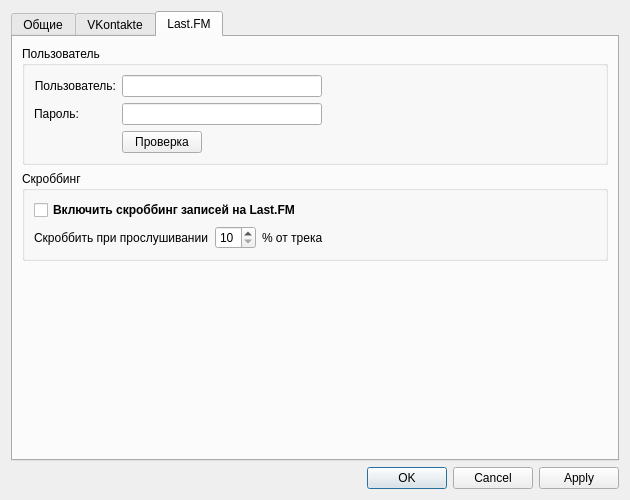
<?xml version="1.0" encoding="UTF-8"?>
<ui version="4.0">
 <class>wndSettings</class>
 <widget class="QDialog" name="wndSettings">
  <property name="geometry">
   <rect>
    <x>0</x>
    <y>0</y>
    <width>630</width>
    <height>500</height>
   </rect>
  </property>
  <property name="windowTitle">
   <string>Настройки</string>
  </property>
  <layout class="QVBoxLayout" name="verticalLayout">
   <item>
    <widget class="QTabWidget" name="tabMain">
     <property name="tabPosition">
      <enum>QTabWidget::North</enum>
     </property>
     <property name="currentIndex">
      <number>2</number>
     </property>
     <property name="elideMode">
      <enum>Qt::ElideNone</enum>
     </property>
     <widget class="QWidget" name="tab">
      <attribute name="icon">
       <iconset resource="../../res/res.qrc">
        <normaloff>:/icons/vkmm.png</normaloff>:/icons/vkmm.png</iconset>
      </attribute>
      <attribute name="title">
       <string>Общие</string>
      </attribute>
      <layout class="QVBoxLayout" name="verticalLayout_5">
       <item>
        <widget class="QTabWidget" name="tabMainInner">
         <property name="currentIndex">
          <number>0</number>
         </property>
         <widget class="QWidget" name="tab_4">
          <attribute name="title">
           <string>Сеть</string>
          </attribute>
          <layout class="QVBoxLayout" name="verticalLayout_9">
           <item>
            <widget class="QGroupBox" name="groupBox_3">
             <property name="title">
              <string>Прокси</string>
             </property>
             <layout class="QVBoxLayout" name="verticalLayout_6">
              <item>
               <layout class="QFormLayout" name="formLayout_2">
                <property name="fieldGrowthPolicy">
                 <enum>QFormLayout::ExpandingFieldsGrow</enum>
                </property>
                <item row="0" column="0">
                 <widget class="QLabel" name="label_7">
                  <property name="text">
                   <string>Тип:</string>
                  </property>
                 </widget>
                </item>
                <item row="0" column="1">
                 <widget class="QComboBox" name="proxyType"/>
                </item>
                <item row="1" column="0">
                 <widget class="QLabel" name="label_8">
                  <property name="text">
                   <string>Адрес:</string>
                  </property>
                 </widget>
                </item>
                <item row="1" column="1">
                 <layout class="QHBoxLayout" name="horizontalLayout">
                  <item>
                   <widget class="QLineEdit" name="proxyAddr">
                    <property name="maximumSize">
                     <size>
                      <width>300</width>
                      <height>16777215</height>
                     </size>
                    </property>
                   </widget>
                  </item>
                  <item>
                   <widget class="QLabel" name="label_9">
                    <property name="text">
                     <string>Порт:</string>
                    </property>
                   </widget>
                  </item>
                  <item>
                   <widget class="QSpinBox" name="proxyPort">
                    <property name="maximum">
                     <number>65536</number>
                    </property>
                   </widget>
                  </item>
                  <item>
                   <spacer name="horizontalSpacer">
                    <property name="orientation">
                     <enum>Qt::Horizontal</enum>
                    </property>
                    <property name="sizeHint" stdset="0">
                     <size>
                      <width>40</width>
                      <height>20</height>
                     </size>
                    </property>
                   </spacer>
                  </item>
                 </layout>
                </item>
                <item row="3" column="0">
                 <widget class="QLabel" name="label_10">
                  <property name="text">
                   <string>Логин:</string>
                  </property>
                 </widget>
                </item>
                <item row="3" column="1">
                 <widget class="QLineEdit" name="proxyLogin">
                  <property name="maximumSize">
                   <size>
                    <width>300</width>
                    <height>16777215</height>
                   </size>
                  </property>
                 </widget>
                </item>
                <item row="4" column="0">
                 <widget class="QLabel" name="label_11">
                  <property name="text">
                   <string>Пароль:</string>
                  </property>
                 </widget>
                </item>
                <item row="4" column="1">
                 <widget class="QLineEdit" name="proxyPasswd">
                  <property name="maximumSize">
                   <size>
                    <width>300</width>
                    <height>16777215</height>
                   </size>
                  </property>
                  <property name="echoMode">
                   <enum>QLineEdit::Password</enum>
                  </property>
                 </widget>
                </item>
               </layout>
              </item>
             </layout>
            </widget>
           </item>
           <item>
            <widget class="QGroupBox" name="groupBox_4">
             <property name="title">
              <string>Обновления</string>
             </property>
             <layout class="QVBoxLayout" name="verticalLayout_7">
              <item>
               <widget class="QCheckBox" name="updatesEnable">
                <property name="text">
                 <string>Проверять обновления программы</string>
                </property>
               </widget>
              </item>
             </layout>
            </widget>
           </item>
           <item>
            <spacer name="verticalSpacer_3">
             <property name="orientation">
              <enum>Qt::Vertical</enum>
             </property>
             <property name="sizeHint" stdset="0">
              <size>
               <width>20</width>
               <height>40</height>
              </size>
             </property>
            </spacer>
           </item>
          </layout>
         </widget>
         <widget class="QWidget" name="tab_5">
          <attribute name="title">
           <string>Уведомления</string>
          </attribute>
          <layout class="QVBoxLayout" name="verticalLayout_10">
           <item>
            <widget class="QGroupBox" name="groupBox_5">
             <property name="title">
              <string>Окна подтверждений</string>
             </property>
             <layout class="QVBoxLayout" name="verticalLayout_8">
              <item>
               <widget class="QLabel" name="label_12">
                <property name="text">
                 <string>Вы можете сбросить флаги &quot;Больше не спрашивать&quot; для всех окон подтверждения действий</string>
                </property>
                <property name="alignment">
                 <set>Qt::AlignCenter</set>
                </property>
                <property name="wordWrap">
                 <bool>true</bool>
                </property>
               </widget>
              </item>
              <item>
               <layout class="QHBoxLayout" name="horizontalLayout_2">
                <item>
                 <spacer name="horizontalSpacer_2">
                  <property name="orientation">
                   <enum>Qt::Horizontal</enum>
                  </property>
                  <property name="sizeHint" stdset="0">
                   <size>
                    <width>40</width>
                    <height>20</height>
                   </size>
                  </property>
                 </spacer>
                </item>
                <item>
                 <widget class="QPushButton" name="resetDontAskAgain">
                  <property name="text">
                   <string>Сбросить</string>
                  </property>
                 </widget>
                </item>
                <item>
                 <spacer name="horizontalSpacer_3">
                  <property name="orientation">
                   <enum>Qt::Horizontal</enum>
                  </property>
                  <property name="sizeHint" stdset="0">
                   <size>
                    <width>40</width>
                    <height>20</height>
                   </size>
                  </property>
                 </spacer>
                </item>
               </layout>
              </item>
             </layout>
            </widget>
           </item>
           <item>
            <spacer name="verticalSpacer_4">
             <property name="orientation">
              <enum>Qt::Vertical</enum>
             </property>
             <property name="sizeHint" stdset="0">
              <size>
               <width>20</width>
               <height>40</height>
              </size>
             </property>
            </spacer>
           </item>
          </layout>
         </widget>
         <widget class="QWidget" name="tab_6">
          <attribute name="title">
           <string>Кеш</string>
          </attribute>
          <layout class="QVBoxLayout" name="verticalLayout_11">
           <item>
            <widget class="QCheckBox" name="cacheEnable">
             <property name="font">
              <font>
               <weight>75</weight>
               <bold>true</bold>
              </font>
             </property>
             <property name="text">
              <string>Включить использование кеша на диске</string>
             </property>
            </widget>
           </item>
           <item>
            <widget class="QLabel" name="label_13">
             <property name="text">
              <string>При проигрывании аудиозаписи программа будет сохранять её на диске во временное хранилище, обеспечивая мгновенное проигрывание в следующий раз, без загрузки из сети.</string>
             </property>
             <property name="wordWrap">
              <bool>true</bool>
             </property>
            </widget>
           </item>
           <item>
            <widget class="QGroupBox" name="cacheLimitsGroup">
             <property name="title">
              <string>Настройки кеша</string>
             </property>
             <layout class="QVBoxLayout" name="verticalLayout_12">
              <item>
               <widget class="QCheckBox" name="cacheCountLimit">
                <property name="text">
                 <string>Ограничить хранилище по количеству записей</string>
                </property>
               </widget>
              </item>
              <item>
               <layout class="QHBoxLayout" name="horizontalLayout_3">
                <item>
                 <widget class="QLabel" name="label_15">
                  <property name="text">
                   <string>Максимум</string>
                  </property>
                 </widget>
                </item>
                <item>
                 <widget class="QSpinBox" name="cacheCountLimitSize">
                  <property name="suffix">
                   <string/>
                  </property>
                  <property name="minimum">
                   <number>1</number>
                  </property>
                  <property name="maximum">
                   <number>9999</number>
                  </property>
                 </widget>
                </item>
                <item>
                 <widget class="QLabel" name="label_14">
                  <property name="text">
                   <string>файлов</string>
                  </property>
                 </widget>
                </item>
                <item>
                 <spacer name="horizontalSpacer_4">
                  <property name="orientation">
                   <enum>Qt::Horizontal</enum>
                  </property>
                  <property name="sizeHint" stdset="0">
                   <size>
                    <width>40</width>
                    <height>20</height>
                   </size>
                  </property>
                 </spacer>
                </item>
               </layout>
              </item>
              <item>
               <widget class="QCheckBox" name="cacheSizeLimit">
                <property name="text">
                 <string>Ограничить хранилище по общему размеру файлов</string>
                </property>
               </widget>
              </item>
              <item>
               <layout class="QHBoxLayout" name="horizontalLayout_4">
                <item>
                 <widget class="QLabel" name="label_16">
                  <property name="text">
                   <string>Максимум</string>
                  </property>
                 </widget>
                </item>
                <item>
                 <widget class="QSpinBox" name="cacheSizeLimitSize">
                  <property name="minimum">
                   <number>1</number>
                  </property>
                  <property name="maximum">
                   <number>9999</number>
                  </property>
                 </widget>
                </item>
                <item>
                 <widget class="QLabel" name="label_17">
                  <property name="text">
                   <string>Мб</string>
                  </property>
                 </widget>
                </item>
                <item>
                 <spacer name="horizontalSpacer_5">
                  <property name="orientation">
                   <enum>Qt::Horizontal</enum>
                  </property>
                  <property name="sizeHint" stdset="0">
                   <size>
                    <width>40</width>
                    <height>20</height>
                   </size>
                  </property>
                 </spacer>
                </item>
               </layout>
              </item>
             </layout>
            </widget>
           </item>
           <item>
            <widget class="QLabel" name="label_18">
             <property name="text">
              <string>Внимание: большие значения ограничений могут приводить к замедлению работы программы!</string>
             </property>
             <property name="wordWrap">
              <bool>true</bool>
             </property>
            </widget>
           </item>
           <item>
            <widget class="QGroupBox" name="groupBox_7">
             <property name="title">
              <string>Состояние кеша</string>
             </property>
             <layout class="QVBoxLayout" name="verticalLayout_13">
              <item>
               <widget class="QLabel" name="cacheCurrentSize">
                <property name="text">
                 <string>?</string>
                </property>
               </widget>
              </item>
              <item>
               <layout class="QHBoxLayout" name="horizontalLayout_5">
                <item>
                 <spacer name="horizontalSpacer_6">
                  <property name="orientation">
                   <enum>Qt::Horizontal</enum>
                  </property>
                  <property name="sizeHint" stdset="0">
                   <size>
                    <width>40</width>
                    <height>20</height>
                   </size>
                  </property>
                 </spacer>
                </item>
                <item>
                 <widget class="QPushButton" name="cacheClean">
                  <property name="text">
                   <string>Очистить кеш</string>
                  </property>
                 </widget>
                </item>
                <item>
                 <spacer name="horizontalSpacer_7">
                  <property name="orientation">
                   <enum>Qt::Horizontal</enum>
                  </property>
                  <property name="sizeHint" stdset="0">
                   <size>
                    <width>40</width>
                    <height>20</height>
                   </size>
                  </property>
                 </spacer>
                </item>
               </layout>
              </item>
             </layout>
            </widget>
           </item>
           <item>
            <spacer name="verticalSpacer_5">
             <property name="orientation">
              <enum>Qt::Vertical</enum>
             </property>
             <property name="sizeHint" stdset="0">
              <size>
               <width>20</width>
               <height>40</height>
              </size>
             </property>
            </spacer>
           </item>
          </layout>
         </widget>
        </widget>
       </item>
      </layout>
     </widget>
     <widget class="QWidget" name="tab_2">
      <attribute name="icon">
       <iconset resource="../../res/res.qrc">
        <normaloff>:/icons/vk.png</normaloff>:/icons/vk.png</iconset>
      </attribute>
      <attribute name="title">
       <string>VKontakte</string>
      </attribute>
      <layout class="QVBoxLayout" name="verticalLayout_3">
       <item>
        <widget class="QGroupBox" name="groupBox_2">
         <property name="title">
          <string>Приватность</string>
         </property>
         <layout class="QVBoxLayout" name="verticalLayout_4">
          <item>
           <widget class="QCheckBox" name="vkSendStatus">
            <property name="font">
             <font>
              <weight>75</weight>
              <bold>true</bold>
             </font>
            </property>
            <property name="text">
             <string>Отправлять &quot;Я сейчас слушаю&quot; на мою страницу</string>
            </property>
           </widget>
          </item>
          <item>
           <widget class="QLabel" name="label_6">
            <property name="text">
             <string/>
            </property>
            <property name="pixmap">
             <pixmap resource="../../res/res.qrc">:/images/ex-vk-status.png</pixmap>
            </property>
           </widget>
          </item>
          <item>
           <widget class="QLabel" name="label_3">
            <property name="text">
             <string>В ваш статус на странице будет транслироваться текущая аудиозапись (поведение по-умолчанию при прослушивании аудио из самого ВКонтакте).</string>
            </property>
            <property name="wordWrap">
             <bool>true</bool>
            </property>
           </widget>
          </item>
          <item>
           <widget class="Line" name="line">
            <property name="orientation">
             <enum>Qt::Horizontal</enum>
            </property>
           </widget>
          </item>
          <item>
           <widget class="QCheckBox" name="vkSendOnline">
            <property name="font">
             <font>
              <weight>75</weight>
              <bold>true</bold>
             </font>
            </property>
            <property name="text">
             <string>Отправлять &quot;Я Онлайн&quot; при прослушивании</string>
            </property>
           </widget>
          </item>
          <item>
           <widget class="QLabel" name="label_5">
            <property name="text">
             <string/>
            </property>
            <property name="pixmap">
             <pixmap resource="../../res/res.qrc">:/images/ex-vk-online.png</pixmap>
            </property>
           </widget>
          </item>
          <item>
           <widget class="QLabel" name="label_4">
            <property name="text">
             <string>Выводить вашего пользователя Вконтакте в состояние &lt;b&gt;Online&lt;/b&gt; при запущенной программе.</string>
            </property>
            <property name="wordWrap">
             <bool>true</bool>
            </property>
           </widget>
          </item>
         </layout>
        </widget>
       </item>
       <item>
        <spacer name="verticalSpacer_2">
         <property name="orientation">
          <enum>Qt::Vertical</enum>
         </property>
         <property name="sizeHint" stdset="0">
          <size>
           <width>20</width>
           <height>430</height>
          </size>
         </property>
        </spacer>
       </item>
      </layout>
     </widget>
     <widget class="QWidget" name="tab_3">
      <attribute name="icon">
       <iconset resource="../../res/res.qrc">
        <normaloff>:/icons/lastfm.png</normaloff>:/icons/lastfm.png</iconset>
      </attribute>
      <attribute name="title">
       <string>Last.FM</string>
      </attribute>
      <layout class="QVBoxLayout" name="verticalLayout_2">
       <item>
        <widget class="QGroupBox" name="lastfmUserGroup">
         <property name="enabled">
          <bool>true</bool>
         </property>
         <property name="title">
          <string>Пользователь</string>
         </property>
         <layout class="QFormLayout" name="formLayout">
          <property name="fieldGrowthPolicy">
           <enum>QFormLayout::ExpandingFieldsGrow</enum>
          </property>
          <item row="0" column="0">
           <widget class="QLabel" name="label">
            <property name="minimumSize">
             <size>
              <width>0</width>
              <height>0</height>
             </size>
            </property>
            <property name="text">
             <string>Пользователь:</string>
            </property>
            <property name="alignment">
             <set>Qt::AlignRight|Qt::AlignTrailing|Qt::AlignVCenter</set>
            </property>
           </widget>
          </item>
          <item row="0" column="1">
           <widget class="QLineEdit" name="lastfmLogin">
            <property name="maximumSize">
             <size>
              <width>200</width>
              <height>16777215</height>
             </size>
            </property>
           </widget>
          </item>
          <item row="1" column="0">
           <widget class="QLabel" name="label_2">
            <property name="text">
             <string>Пароль:</string>
            </property>
           </widget>
          </item>
          <item row="1" column="1">
           <widget class="QLineEdit" name="lastfmPasswd">
            <property name="maximumSize">
             <size>
              <width>200</width>
              <height>16777215</height>
             </size>
            </property>
            <property name="echoMode">
             <enum>QLineEdit::Password</enum>
            </property>
           </widget>
          </item>
          <item row="2" column="1">
           <widget class="QPushButton" name="btnLastfmCheck">
            <property name="text">
             <string>Проверка</string>
            </property>
           </widget>
          </item>
         </layout>
        </widget>
       </item>
       <item>
        <widget class="QGroupBox" name="groupBox">
         <property name="title">
          <string>Скроббинг</string>
         </property>
         <layout class="QVBoxLayout" name="verticalLayout_14">
          <item>
           <widget class="QCheckBox" name="lastfmScrobbingEnable">
            <property name="font">
             <font>
              <weight>75</weight>
              <bold>true</bold>
             </font>
            </property>
            <property name="text">
             <string>Включить скроббинг записей на Last.FM</string>
            </property>
           </widget>
          </item>
          <item>
           <layout class="QHBoxLayout" name="horizontalLayout_6">
            <item>
             <widget class="QLabel" name="label_19">
              <property name="text">
               <string>Скроббить при прослушивании</string>
              </property>
             </widget>
            </item>
            <item>
             <widget class="QSpinBox" name="lastfmScrobbingSize">
              <property name="buttonSymbols">
               <enum>QAbstractSpinBox::UpDownArrows</enum>
              </property>
              <property name="minimum">
               <number>10</number>
              </property>
              <property name="maximum">
               <number>99</number>
              </property>
             </widget>
            </item>
            <item>
             <widget class="QLabel" name="label_20">
              <property name="text">
               <string>% от трека</string>
              </property>
             </widget>
            </item>
            <item>
             <spacer name="horizontalSpacer_8">
              <property name="orientation">
               <enum>Qt::Horizontal</enum>
              </property>
              <property name="sizeHint" stdset="0">
               <size>
                <width>40</width>
                <height>20</height>
               </size>
              </property>
             </spacer>
            </item>
           </layout>
          </item>
         </layout>
        </widget>
       </item>
       <item>
        <spacer name="verticalSpacer">
         <property name="orientation">
          <enum>Qt::Vertical</enum>
         </property>
         <property name="sizeHint" stdset="0">
          <size>
           <width>20</width>
           <height>242</height>
          </size>
         </property>
        </spacer>
       </item>
      </layout>
     </widget>
    </widget>
   </item>
   <item>
    <widget class="QDialogButtonBox" name="buttonBox">
     <property name="standardButtons">
      <set>QDialogButtonBox::Apply|QDialogButtonBox::Cancel|QDialogButtonBox::Ok</set>
     </property>
    </widget>
   </item>
  </layout>
 </widget>
 <resources>
  <include location="../../res/res.qrc"/>
 </resources>
 <connections/>
</ui>
